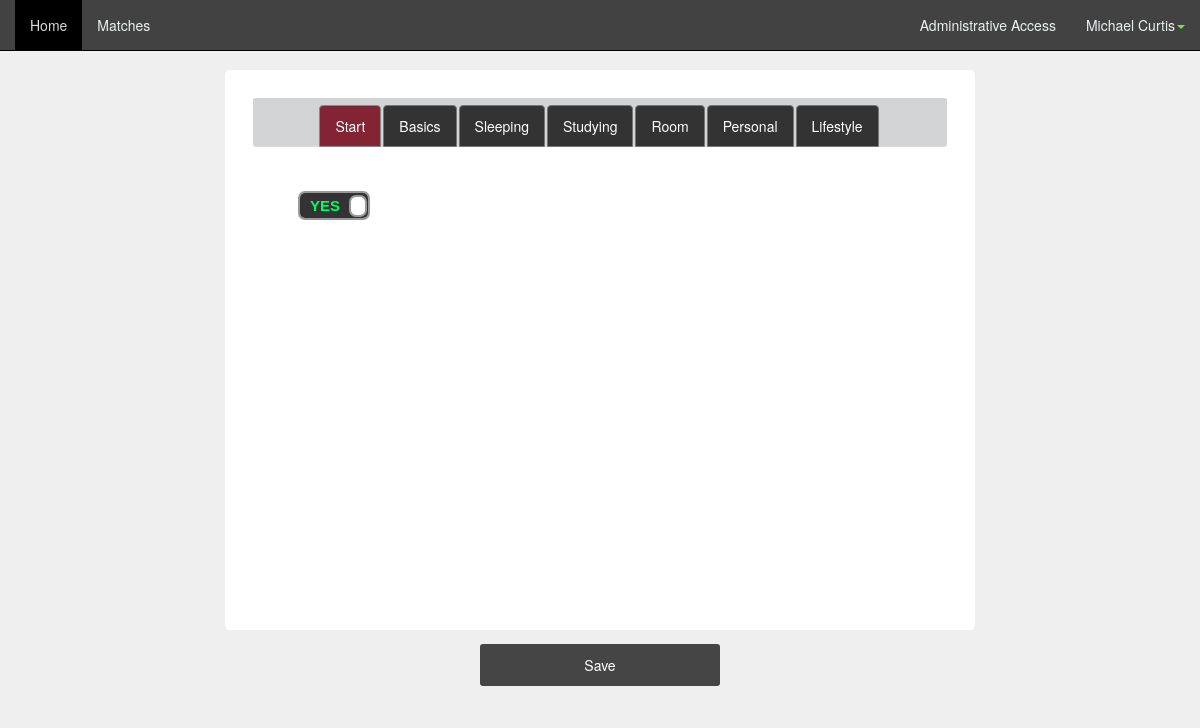
The app's page /index.php (signed in), older data.
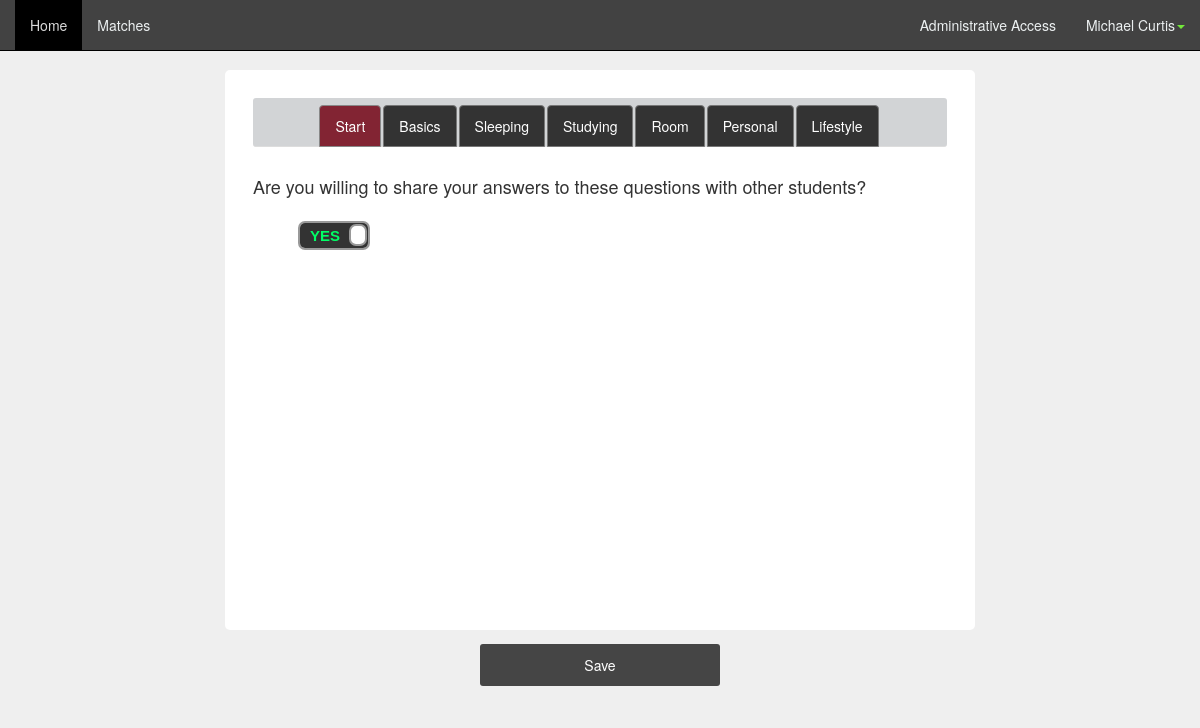
The same page, newer data.
### tables this page shows
CREATE TABLE `public_question` (
`id` int(11) NOT NULL,
  `question` varchar(100) NOT NULL
);

### classes/DB.php (called while the page is built, shortened)
<?php
class DB
{
	private static $_instance = null;
	private $_pdo,
	 		$_query,
	 		$_error = false,
	  		$_results,
	  		$_count = 0;
	private function __construct()
	{
		try
		{
			$this->_pdo = new PDO('mysql:host=' . Config::get('mysql/host') . ';dbname='. Config::get('mysql/db'), Config::get('mysql/username'), Config::get('mysql/password'));
		}
		catch(PDOException $e)
		{
			die($e->getMessage());
		}
	}
	public static function getInstance()
	{
		if(!isset(self::$_instance))
		{
			self::$_instance = new DB();
		}
		return self::$_instance;
	}
	public function query($sql, $params = array())
	{
		$this->_error = false;
		if($this->_query = $this->_pdo->prepare($sql))
		{
			$x = 1;
			if(count($params))
			{
				foreach($params as $param)
				{
					$this->_query->bindValue($x,$param);
					$x++;
				}
			}
			if($this->_query->execute())
			{
				$this->_results = $this->_query->fetchAll(PDO::FETCH_OBJ);
				$this->_count = $this->_query->rowCount();
			}
			else
			{
				$this->_error = true;
			}
		}
		return $this;
	}
	public function action($action, $table, $where = array())
	{
		if(count($where) === 3)
		{
			$operators = array('=','>','<','>=','<=');
			$field = $where[0];
			$operator = $where[1];
			$value = $where[2];
			if(in_array($operator, $operators))
			{
				$sql = "{$action} FROM {$table} WHERE {$field} {$operator} ?";
				if(!$this->query($sql, array($value))->error())
				{
					return $this;
				}
			}
		}
		return false;
	}
	public function get($table, $where)
	{
		return $this->action('SELECT *', $table, $where);
	}
	public function results()
	{
		return $this->_results;
	}
	public function error()
	{
		return $this->_error;
	}
	public function count()
	{
		return $this->_count;
	}
	public function first()
	{
		return $this->results()[0];
	}
}
?>

### classes/Config.php (called while the page is built)
<?php
class Config
{
	public static function get($path = null)
	{
		if($path)
		{
			$config = $GLOBALS['config'];
			$path = explode('/', $path);
			foreach($path as $bit)
			{
				if(isset($config[$bit]))
				{
					$config = $config[$bit];
				}
			}
			return $config;
		}
	}
}
?>

### functions/sanitize.php (called while the page is built, shortened)
<?php
function escapeName($string)
{
	return htmlentities($string, ENT_COMPAT, 'UTF-8');
}
?>

### functions/tabs_questions.php (the view, shortened to what this page needs)
<?php
function getTabsWithQuestions()
{
	$db = DB::getInstance();
    $public_question = $db->query("SELECT * FROM public_question");
    $public_question = $public_question->first();
    echo '<div role="tabpanel" class="tab-pane fade in active"';
    echo 'id="start">';
    echo '<br><form method="post" name="public_question_form" action="">';
    echo '<h4>'.escapeName($public_question->question).'</h4>';
    echo '<div class="container-fluid"><div class="col-md-12 answerInput">';
    echo '<div class="col-md-6">
              <div class="onoffswitch">
                <input type="hidden" name="Q_'.$public_question->id.'" value="0">
                <input type="checkbox" name="Q_'.$public_question->id.'"
                 value="1" class="onoffswitch-checkbox"
                  id="Q_'.$public_question->id.'"';
    echo             '>
                <label class="onoffswitch-label" for="Q_'.$public_question->id.'">
                    <span class="onoffswitch-inner"></span>
                    <span class="onoffswitch-switch"></span>
                </label>
              </div>
          </div></div></div></form>';
    echo '</div>';
}
function getTabs()
{
	$db = DB::getInstance();
	$tabs = $db->query("SELECT * FROM tabs");
	$tabs = $tabs->results();
    echo '<li role="presentation" class="active"><a href="#start" aria-controls="start" role="tab" data-toggle="tab">Start</a></li>';
	foreach ($tabs as $tab){
        $name = str_replace(' ', '_', $tab->name);
		echo '<li role="presentation"><a href="#'.escapeName($name).'" aria-controls="'.escapeName($name).'" role="tab" data-toggle="tab">'.escapeName(ucfirst($tab->name)).'</a></li>';
	}
}
?>

Row changes from the older to the newer data that the page shows:
added public_question: question "Are you willing to share your answers to these questions with other students?"
